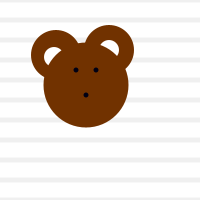
Frame 1 (no input)
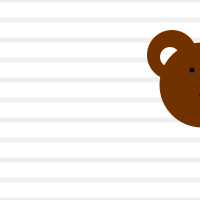
Frame 60 (the mouse pressed at the canvas centre just before this capture)
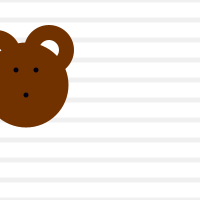
Frame 120 (the mouse held since frame 60 and released just before this capture)

The Processing sketch that drew these frames (run headless with seeded random() and noise(); from frame 60 on, the mouse is pressed at the canvas centre):

// Processing sketch: processing_125217
// ── processing_125217.pde

int monsterX;
int monsterY;
int teller;
int richting;
boolean test;

int y;  
int spatie;
int stop; 


/*
/*int y = 80
int x = 50
int spacing = 10;
int len = 20;

line(x,y,x,y+len);

x = x + spacing;
line (x,y,x,y+len);*/


void setup(){
  size(200,200);
  monsterX = 60;
  monsterY = 55;
  
 teller = 0;
 richting = 4;
 test = false;
 
  y = 0;
  spatie = 20;
  stop = 500;
}

void draw(){
  background(255);
  
noStroke();
ellipseMode(CENTER);
rectMode(CENTER);

stripes();      // background stripes
move();
monster();
}

void stripes(){
  while(y < stop){
   println("test");
   noStroke();
   fill(240);
   rect(0,y,400,5);
   y = y + spatie;
}

y = 0;
}

void move(){
  monsterX = monsterX-richting;

if(monsterX>200 || monsterX<0){
  richting = -richting;
  teller = teller+1;
  println(teller);
  println(test);
}
  
if(teller==10){
  test = !test;
  teller = 0;

}
}
 
void monster(){
  if(test == true){
  fill(113,50,170);                         //ear1
ellipseMode(CENTER);                        //ear1
ellipse(monsterX,monsterY,50,50);           //ear1
}
if(test == false){
  fill(113,50,0);                           //ear1
ellipseMode(CENTER);                        //ear1
ellipse(monsterX,monsterY,50,50);           //ear1
}

if(test == true){
fill(113,50,170);                           //ear2
ellipseMode(CENTER);                        //ear2
ellipse(monsterX+53,monsterY-5,50,50);      //ear2
}
if(test == false){
fill(113,50,0);                             //ear2
ellipseMode(CENTER);                        //ear2
ellipse(monsterX+53,monsterY-5,50,50);      //ear2
}

fill(255,255,255);                          //inear1
ellipseMode(CENTER);                        //inear1
ellipse(monsterX-2,monsterY+2,20,20);       //inear1


fill(255,255,255);                          //inear2
ellipseMode(CENTER);                        //inear2
ellipse(monsterX+53,monsterY-5,20,20);      //inear2


if(test == true){
fill(113,50,170);                           //head
ellipseMode(CENTER);                        //head
ellipse(monsterX+30,monsterY+30,85,85);     //head
}
if(test == false){
fill(113,50,0);                             //head
ellipseMode(CENTER);                        //head
ellipse(monsterX+30,monsterY+30,85,85);     //head
}

fill(0,0,20);                               //eye1
ellipseMode(CENTER);                        //eye1
ellipse(monsterX+40,monsterY+15,5,5);       //eye1

fill(0,0,20);                               //eye2
ellipseMode(CENTER);                        //eye2
ellipse(monsterX+20,monsterY+15,5,5);       //eye2

fill(0,0,20);                               //nose
ellipseMode(CENTER);                        //nose
ellipse(monsterX+30,monsterY+40,5,5);       //nose

//fill(255,255,255);        //mouth
//rect(monsterX+20,monsterY+50,monsterX-56,monsterY-45);        //mouth  
//rect(monsterX+24,monsterY+50,monsterX-56,monsterY-45);        //mouth
//rect(monsterX+28,monsterY+50,monsterX-56,monsterY-45);        //mouth
//rect(monsterX+32,monsterY+50,monsterX-56,monsterY-45);        //mouth
//rect(monsterX+36,monsterY+50,monsterX-56,monsterY-45);        //mouth
line(monsterX+20,monsterY+60,monsterX+40,monsterY+60);          //mouth


line(monsterX+30,monsterY+40,monsterX-15,monsterY+25);          //nosehairleft1
line(monsterX+30,monsterY+40,monsterX-15,monsterY+35);          //nosehairleft2
line(monsterX+30,monsterY+40,monsterX-15,monsterY+45);          //nosehairleft3

line(monsterX+30,monsterY+40,monsterX+80,monsterY+25);          //nosehairright1
line(monsterX+30,monsterY+40,monsterX+80,monsterY+35);          //nosehairright2
line(monsterX+30,monsterY+40,monsterX+80,monsterY+45);          //nosehairright3
}
